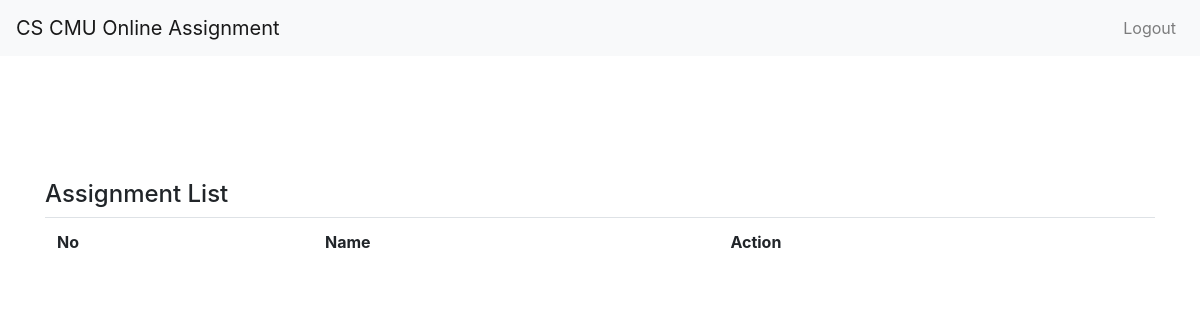
Before: /assignment/report/204100/list/ with the older database file.
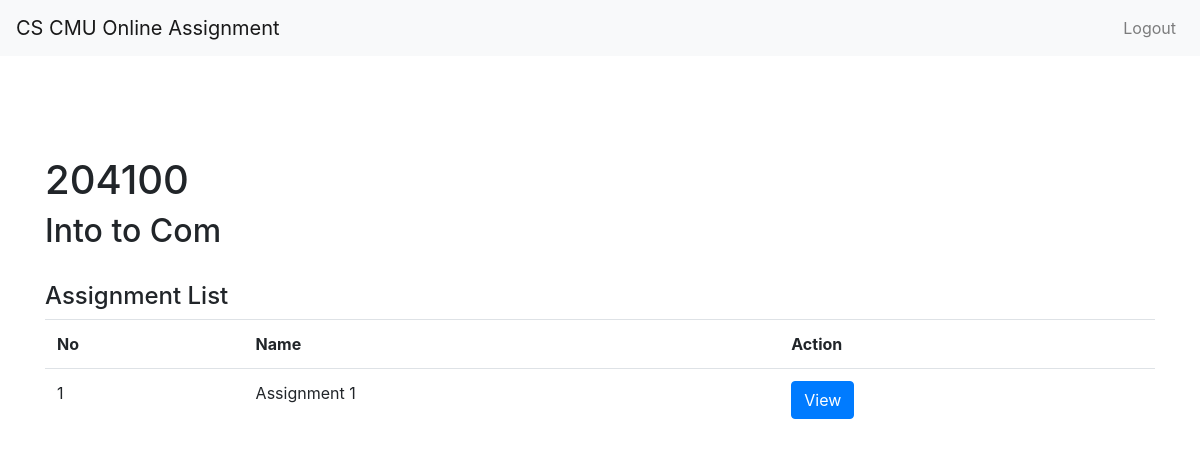
After: the same page with the newer database file.
### assignment/models.py (models this page shows, shortened)
class Assignment(models.Model):
    subject = models.ForeignKey(Subject, on_delete=models.CASCADE)
    start_date = models.DateField()
    end_date = models.DateField()
    name = models.CharField(max_length=50)
    publish = models.BooleanField(default=False)
    check = models.BooleanField(default=False)
    score = models.FloatField()

class Subject(models.Model):
    subject_code = models.CharField(max_length=6, primary_key=True)
    name = models.CharField(max_length=20)
    no_section = models.IntegerField()

### assignment/views/check.py (the view)
class AssignmentReportList(generic.ListView):
    template_name = 'teacher/assignment_report_list.html'
    model = Assignment
    def get_context_data(self,**kwargs):
        context = super(AssignmentReportList,self).get_context_data(**kwargs)
        assignment = Assignment.objects.filter(subject=self.kwargs['subject'])
        context['assignment'] = assignment
        return context

### assignment/templates/teacher/assignment_report_list.html
{% extends "base.html" %}
{% load staticfiles %}
{% block body %}
    <div class="container con-dashboard">
        <h1>{{ assignment.0.subject.subject_code }}</h1>
        <h2>{{ assignment.0.subject.name }}</h2>
        <br>
        <h4>Assignment List</h4>
        <table class="table">
            <tr>
                <th>No</th>
                <th>Name</th>
                <th>Action</th>
            </tr>
            {% for a in assignment %}
            <tr>
                <td>{{forloop.counter}}</td>
                <td>{{a.name}}</td>
                <td><a href={% url 'assignment:assignment_report' a.subject.subject_code a.pk %}><button class="btn btn-primary">View</button></a></td>
            </tr>
            {% endfor %}
        </table>
    </div>
    {% endblock %}

Changed rows visible on the page:
added Assignment: subject.subject_code "204100", subject.name "Into to Com", name "Assignment 1"
